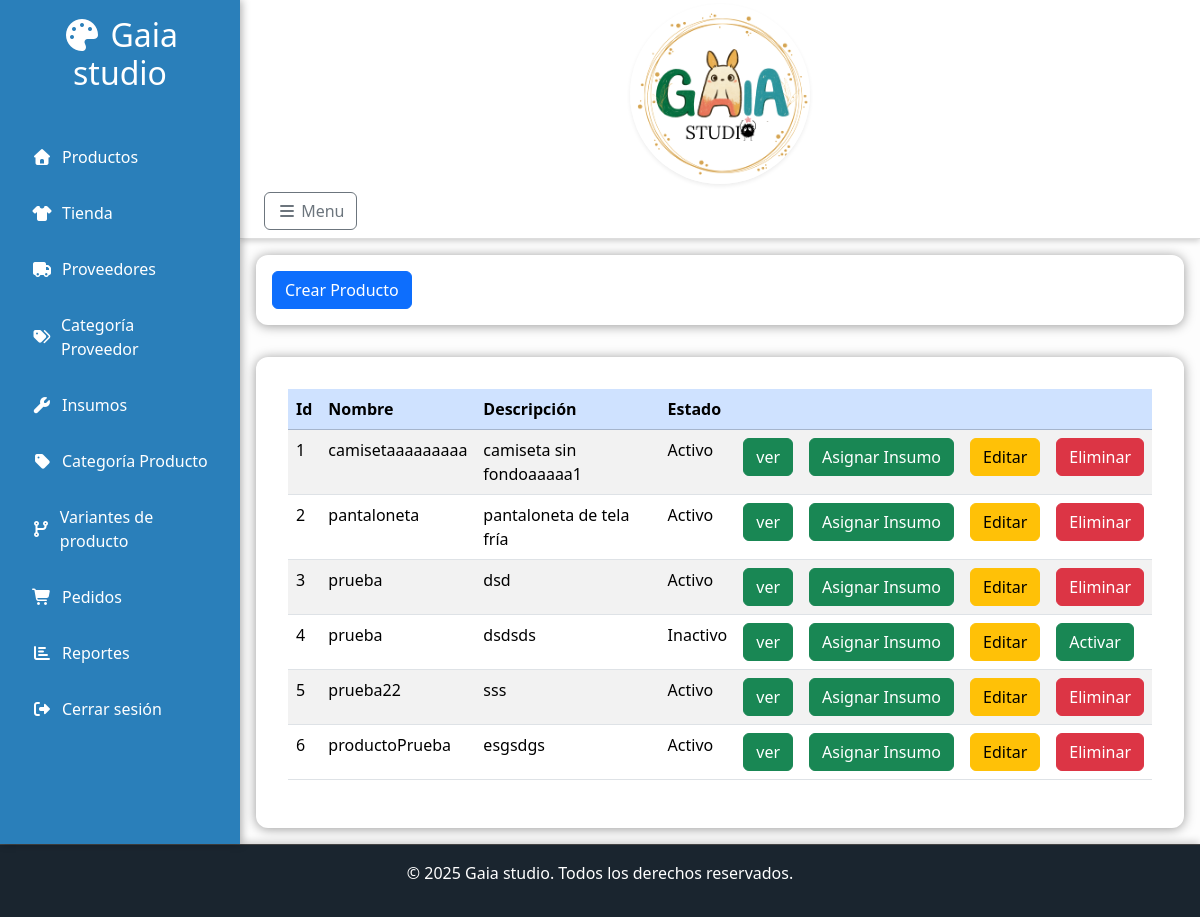
/controller/dashBoard.php (signed in), run on the app's committed database.
### tables this page shows
CREATE TABLE `productos` (
  `idProducto` int(11) NOT NULL,
  `nombre` varchar(45) NOT NULL,
  `descripcion` varchar(200) NOT NULL,
  `estado` tinyint(4) NOT NULL,
  `idTipoProducto` int(11) NOT NULL,
  `imagen` varchar(200) NOT NULL
);

### controller/dashBoard.php (called while the page is built, shortened)
<?php
require_once BASE_PATH . 'models/mySql.php';
$db = new Mysql();
$consulta = "SELECT * from productos ;
";
$queryTipoproducto = "select * from tipoProducto where estado = 1";
$resultado = $db->consultaPreparada($consulta);
$tipoProducto = $db->consultaPreparada($queryTipoproducto);
require BASE_PATH . 'views/dashBoard.php';
?>

### models/mySql.php (called while the page is built, shortened)
<?php
class Mysql
{
    private $ipServidor = "localhost";
    private $usuario = "root";
    private $baseDeDatos = "tiendaMonica";
    private $contraseña = "";
    private $conexion;
    public function __construct()
    {
        $this->conexion = new mysqli(
            $this->ipServidor,
            $this->usuario,
            $this->contraseña,
            $this->baseDeDatos
        );
        $this->conexion->set_charset("utf8");
    }
    public function consultaPreparada($sql, $tipos = "", $params = [])
    {
        $stmt = $this->conexion->prepare($sql);
        $stmt->execute();
        $resultado = $stmt->get_result();
        if ($resultado instanceof mysqli_result) {
            return $resultado->fetch_all(MYSQLI_ASSOC);
        }
        return true;
    }
}
?>

### views/dashBoard.php (the view, shortened to what this page needs)
<!DOCTYPE html>
<html lang="en">
<head>
    <?php require_once BASE_PATH . 'views/layouts/head.php' ?>
</head>
<body>
    <div class="layout">
        <?php require BASE_PATH . 'views/layouts/navbar.php' ?>
        <main class="main-content">
            <?php require BASE_PATH . 'views/layouts/header.php' ?>
            <div class="content-box">
                <div class="row">
                    <div class="col-12">
                        <button class="btn btn-primary " data-bs-toggle="modal"
                            data-bs-target="#modalCrearProducto">Crear Producto</button>
                    </div>
                </div>
            </div>
            <div class="content-wrapper">
                <table class="table table-striped" id="tablaProductos">
                    <thead>
                        <tr class="table-primary">
                            <th scope="col">Id</th>
                            <th scope="col">Nombre</th>
                            <th scope="col">Descripción</th>
                            <th scope="col">Estado</th>
                            <th></th>
                            <th></th>
                            <th></th>
                            <th></th>
                        </tr>
                    </thead>
                    <tbody>
                        <?php if (!empty($resultado)): ?>
                            <?php foreach ($resultado as $producto): ?>
                                <tr>
                                    <td><?php echo $producto['idProducto'] ?></td>
                                    <td><?php echo $producto['nombre'] ?></td>
                                    <td><?php echo $producto['descripcion'] ?></td>
                                    <td><?php if ($producto['estado'] === 1) {
                                        echo "Activo";
                                    } else {
                                        echo "Inactivo";
                                    } ?></td>
                                    <td>
                                        <button class="btn btn-success btnMostrarDetalle text-nowrap" data-bs-toggle="modal"
                                            data-bs-target="#modalMostrarInsumos"
                                            data-id="<?php echo $producto['idProducto'] ?>">ver</button>
                                    </td>
                                    <td>
                                        <button class="btn btn-success btnAsignarInsumo text-nowrap" data-bs-toggle="modal"
                                            data-bs-target="#modalAsignarInsumos"
                                            data-id="<?php echo $producto['idProducto'] ?>">Asignar Insumo</button>
                                    </td>
                                    <td>
                                        <button class="btn btn-warning btnEditarProducto text-nowrap"
                                            data-id="<?php echo $producto['idProducto'] ?>" data-bs-toggle="modal"
                                            data-bs-target="#modalEditarProducto">Editar</button>
                                    </td>
                                    <td>
                                        <form action="<?php echo BASE_URL . 'controller/productos/eliminarProducto.php' ?>"
                                            method="POST">
                                            <?php if ($producto['estado'] === 0): ?>
                                                <button class="btn btn-success text-nowrap">Activar</button>
                                            <?php else: ?>
                                                <button class="btn btn-danger text-nowrap">Eliminar</button>
                                            <?php endif ?>
                                        </form>
                                    </td>
                                </tr>
                            <?php endforeach; ?>
                        <?php endif ?>
                    </tbody>
                </table>
            </div>
        </main>
    </div>
    <?php require BASE_PATH . 'views/layouts/footer.php' ?>
</body>
</html>

### assets/css/main.css (style rules this page uses)
:root { --primary: #2A7FBA; --accent: #FF6F61; --background: #fdfdfd; --card-bg: #ffffff; --text: #34495e; --white: #fff; --footer-bg: #1a252f; }
* { margin: 0; padding: 0; box-sizing: border-box; }
body, html { height: 100%; font-family: "Segoe UI", sans-serif; background-color: var(--background); color: var(--text); }
.layout { display: flex; min-height: 100vh; }
.main-content { flex: 1; display: flex; flex-direction: column; }
.content-wrapper { flex: 1; padding: 2rem; background-color: var(--card-bg); border-radius: 12px; margin: 1rem; box-shadow: 0 1px 12px rgba(0, 0, 0, 0.4); }
.content-box { padding: 1rem; background-color: var(--card-bg); border-radius: 12px; margin: 1rem; box-shadow: 0 1px 12px rgba(0, 0, 0, 0.4); display: inline-block; width: auto; }
html { scroll-behavior: smooth; }

### data on the page
productos: idProducto "1", nombre "camisetaaaaaaaaa", descripcion "camiseta sin fondoaaaaa1", estado "Activo"
productos: idProducto "2", nombre "pantaloneta", descripcion "pantaloneta de tela fría", estado "Activo"
productos: idProducto "3", nombre "prueba", descripcion "dsd", estado "Activo"
productos: idProducto "4", nombre "prueba", descripcion "dsdsds", estado "Inactivo"
productos: idProducto "5", nombre "prueba22", descripcion "sss", estado "Activo"
productos: idProducto "6", nombre "productoPrueba", descripcion "esgsdgs", estado "Activo"
